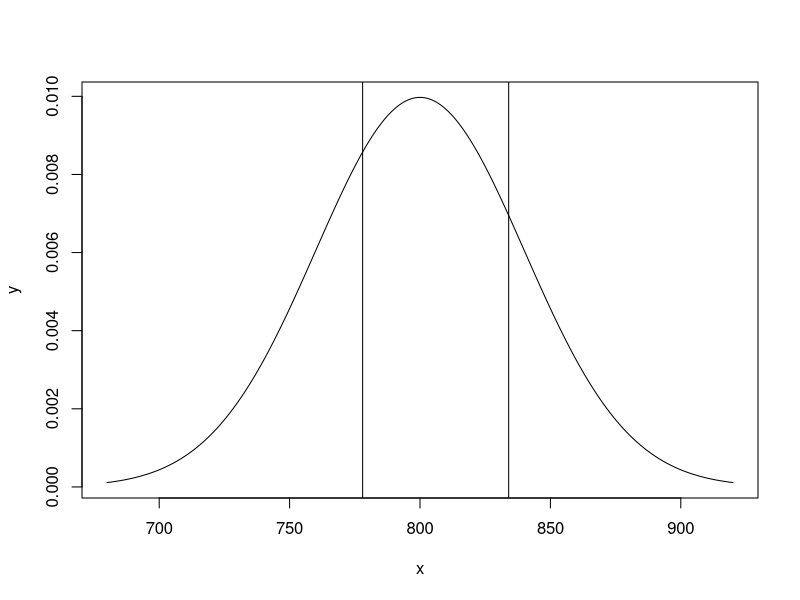

Write the R code that produced this figure.

# Chapter 6
# example 6.8 page no. 182 from the pdf..
# Applications of Normal Distribution..


# given distribution of life of bulb - normal, mean= 800, sd=40hrs

cat("The probability that a bulb burns between 778 and 834 hours is",pnorm(834,800,40)-pnorm(778,800,40))


# making a visual of distribution
# Optional not compulsory..
x <- seq(680,920,length=200)
y <- dnorm(x,800,40)
plot(x,y,type="l")
abline(v = c(778,834))
